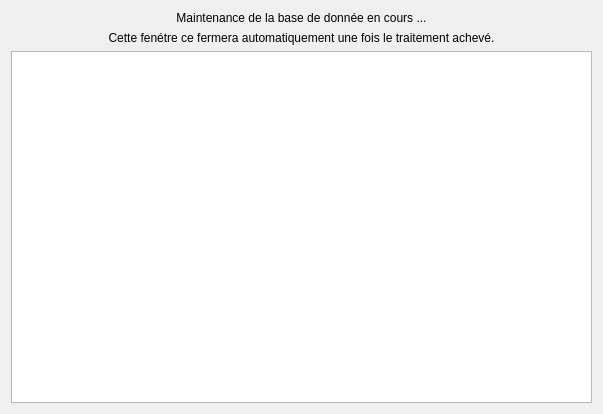
<?xml version="1.0" encoding="UTF-8"?>
<ui version="4.0">
 <class>DatabaseUpdateDialog</class>
 <widget class="QDialog" name="DatabaseUpdateDialog">
  <property name="geometry">
   <rect>
    <x>0</x>
    <y>0</y>
    <width>603</width>
    <height>414</height>
   </rect>
  </property>
  <property name="windowTitle">
   <string>Maintenance de la base de donnée ...</string>
  </property>
  <property name="windowIcon">
   <iconset resource="icons/icons.qrc">
    <normaloff>:/other/other/update.png</normaloff>:/other/other/update.png</iconset>
  </property>
  <layout class="QHBoxLayout" name="horizontalLayout">
   <item>
    <layout class="QVBoxLayout" name="main_layout">
     <item>
      <widget class="QLabel" name="prompt_label">
       <property name="text">
        <string>Maintenance de la base de donnée en cours ...</string>
       </property>
       <property name="alignment">
        <set>Qt::AlignCenter</set>
       </property>
      </widget>
     </item>
     <item>
      <widget class="QLabel" name="wait_label">
       <property name="text">
        <string>Cette fenétre ce fermera automatiquement une fois le traitement achevé.</string>
       </property>
       <property name="alignment">
        <set>Qt::AlignCenter</set>
       </property>
      </widget>
     </item>
     <item>
      <widget class="QPlainTextEdit" name="update_log">
       <property name="readOnly">
        <bool>true</bool>
       </property>
      </widget>
     </item>
    </layout>
   </item>
  </layout>
 </widget>
 <resources>
  <include location="icons/icons.qrc"/>
 </resources>
 <connections/>
</ui>
